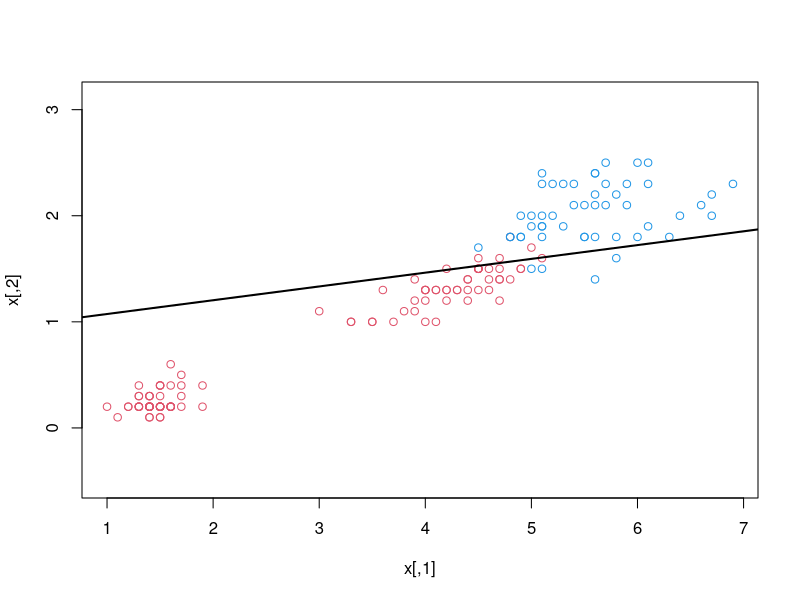

Generate this figure with R:
data(iris)
x <- cbind(iris$Petal.Length,iris$Petal.Width)
Y <- ifelse(iris$Species == "virginica", +1, -1)

#вектор средних значений Petal.Length Petal.Width признаков
#получяем вектор
u <- apply(x,2,mean)
 
up <- apply(subset(x,Y==+1), 2, mean)
un <- apply(subset(x,Y==-1), 2, mean)
#кол-во объектов с меткой 1 = 50
np <- sum(Y==+1)

#кол-во объектов с меткой -1 = 100
nn <- sum(Y==-1)

#вектор -пи до пи с шаго 0.05
t <- seq(- pi , pi, 0.05)

#
uv <- cbind(cos(t), sin(t))

#100 * ((2.6, 0.7) - (3.7, 1.1))  * 
SB <- nn * (un - u) %*% t(up - u)

scatter <- function(v){
  ((v - un) %*% t(v - un)) + ((v - up) %*% t(v - up))
}
 
SW <-matrix(apply(apply(x,1,scatter), 1, sum ), nrow=2 )
 
action <- function(uv, m) {
      abs( uv %*% m %*% matrix(uv) )
    }

ratios <- apply(uv, 1, action, SB) / apply(uv, 1, action, SW)

mr <- which.max(ratios)
muv <- uv[mr,]
mv <- 40*ratios[mr]*muv
xp <- as.vector(x %*% muv)
rxp <- round(range(xp),0)+c(-1,1)
xpn <- subset(xp,Y==-1)
xpp <- subset(xp,Y==+1)
b = (mean(xpp) * sd(xpn) + mean(xpn) * sd(xpp)) /(sd(xpp) + sd(xpn))
plot(x,col=Y+3,asp=1)
par(lwd=2)
abline(b/muv[2],-muv[1]/muv[2])
distance.from.plane = function(x,w,b) {
     b - sum(x*w)
 }
classify.fisher = function(x,w,b) {
   distances = apply(x, 1, distance.from.plane, w, b)
  return(ifelse(distances < 0, -1, +1))
 }

sum(abs(Y - classify.fisher(x,muv,b) ))
